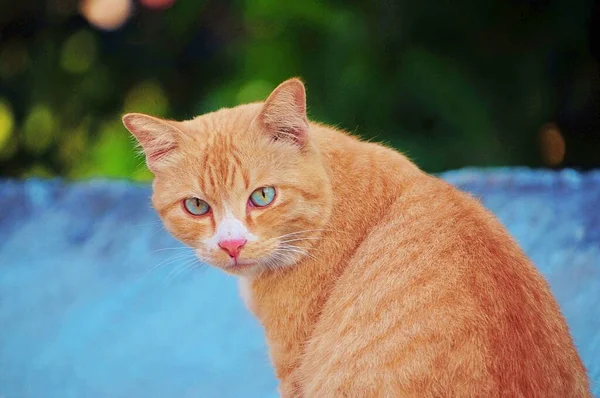
#> input picture AI/1ST Prictice/images/cat4.jpg, 600 x 398 px
$ python contours.py
#> lines starting #> are read from the running program, lines starting #| are printed output that depends on the picture; after the words box and inside, x2 and y2 are one past the last pixel; in counts of white or black regions, pixels touching at a corner belong together
import cv2 as cv
import numpy as np


img = cv.imread('images/cat4.jpg')
#> img is the input picture: shape (398, 600, 3); mean B, G, R 99, 111.2, 111.4
cv.imshow('Cat', img)

blank = np.zeros(img.shape, dtype='uint8')
cv.imshow('Blank', blank)

gray = cv.cvtColor(img, cv.COLOR_BGR2GRAY)
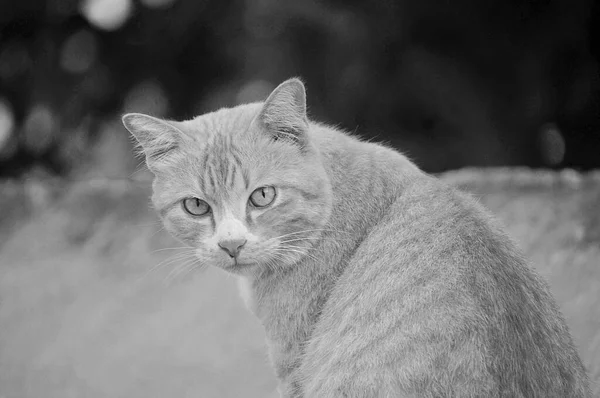
#> gray: shape (398, 600); min 1, max 237, mean 109.9
cv.imshow('Gray', gray)

canny = cv.Canny(img, 125,125)
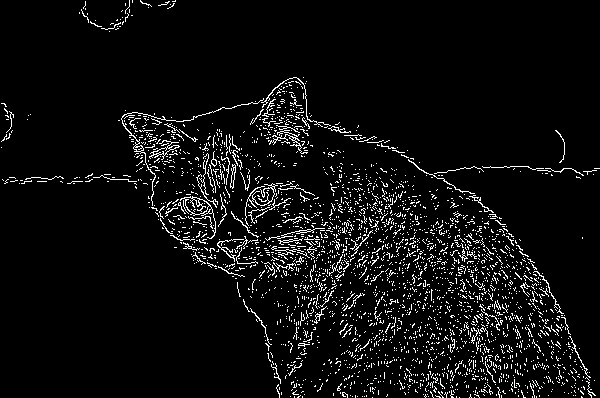
#> canny: shape (398, 600); 5.7% white in thin lines or dots
cv.imshow('Canny Edges', canny)

rat, thresh = cv.threshold(gray, 125,255,cv.THRESH_BINARY)
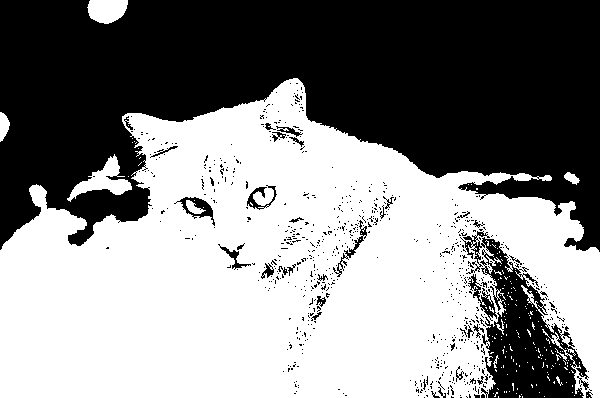
#> thresh: shape (398, 600); 53.8% white; 702 black regions (666 under 20 px)
cv.imshow('Thresh', thresh)

contours, hierarchies = cv.findContours(canny, cv.RETR_LIST, cv.CHAIN_APPROX_NONE)
#> contours = 2921 contours, 2900 with area under 20; largest, box (x1, y1, x2, y2) and area: (180, 196, 216, 239) 358, (184, 197, 210, 215) 254, (149, 140, 180, 160) 109, (121, 98, 264, 206) 82, (153, 147, 171, 156) 66
print(f'{len(contours)} contour(s) found!')
#| 2921 contour(s) found!

cv.drawContours(blank, contours, -1, (125,100,125), 1)
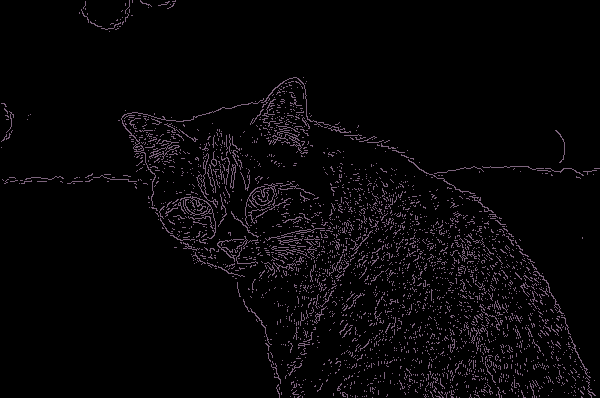
#> blank: shape (398, 600, 3); mean of channels 0, 1, 2 7.1, 5.7, 7.1; drawn as B, G, R
cv.imshow('Drawn on blank img', blank)

cv.waitKey(0)

$ run again, with AI/1ST Prictice/images/cat3.jpg copied over AI/1ST Prictice/images/cat4.jpg
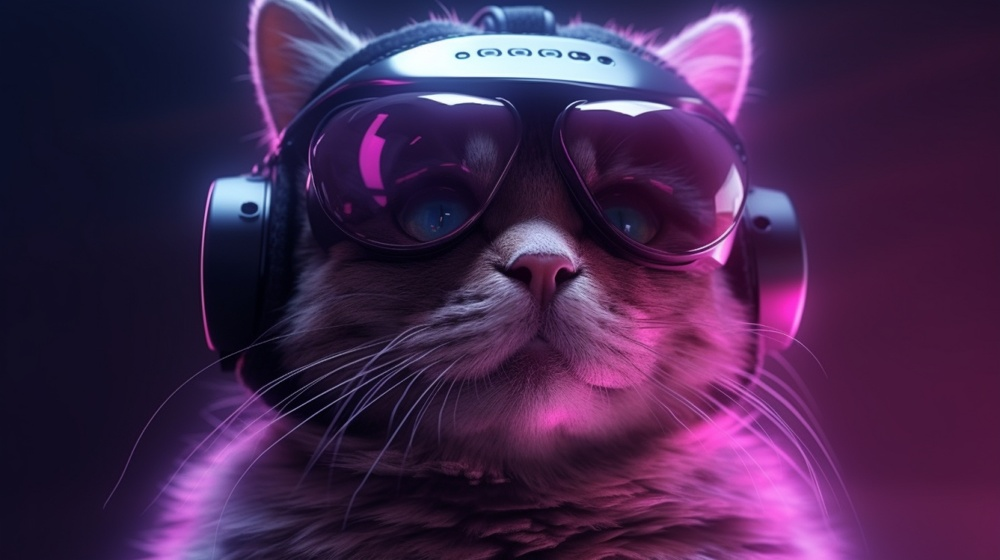
#> input picture AI/1ST Prictice/images/cat3.jpg, 1000 x 560 px, shrunk from 4500 x 2521 before the run
#> img is the input picture: shape (560, 1000, 3); mean B, G, R 78.8, 38.6, 68.1
#> `canny = cv.Canny(img, 125,125)`:
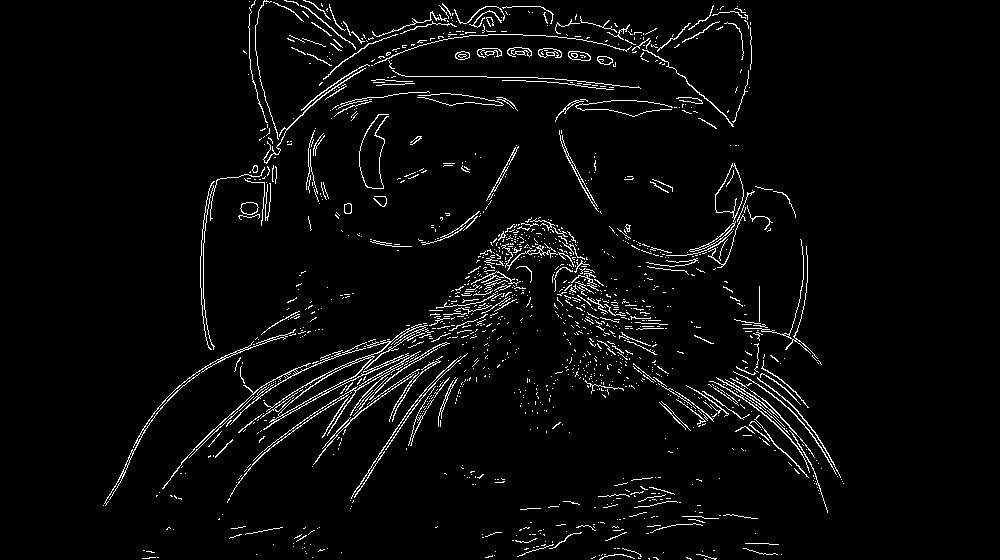
#> canny: shape (560, 1000); 3.7% white in thin lines or dots, all inside (x1, y1, x2, y2) = (103, 0, 844, 560)
#> thresh: shape (560, 1000); 8.2% white; 235 white regions (191 under 20 px)
#> contours = 1569 contours, 1488 with area under 20; largest, box (x1, y1, x2, y2) and area: (263, 324, 428, 430) 1368, (278, 356, 374, 417) 960, (715, 163, 744, 222) 910, (715, 165, 744, 218) 886, (104, 329, 296, 506) 272
#| 1569 contour(s) found!
#> `cv.drawContours(blank, contours, -1, (125,100,125), 1)`:
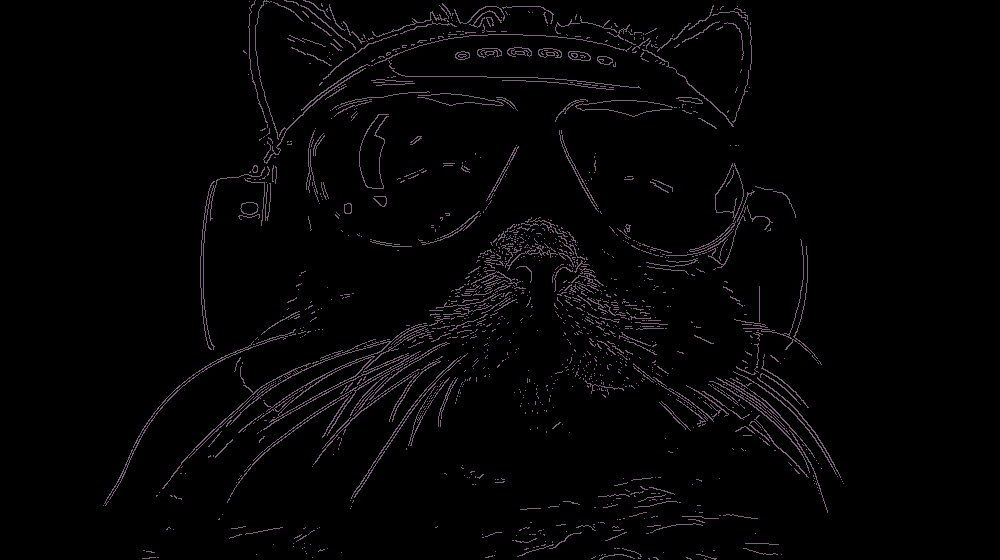
#> blank: shape (560, 1000, 3); mean of channels 0, 1, 2 4.6, 3.7, 4.6; drawn as B, G, R
